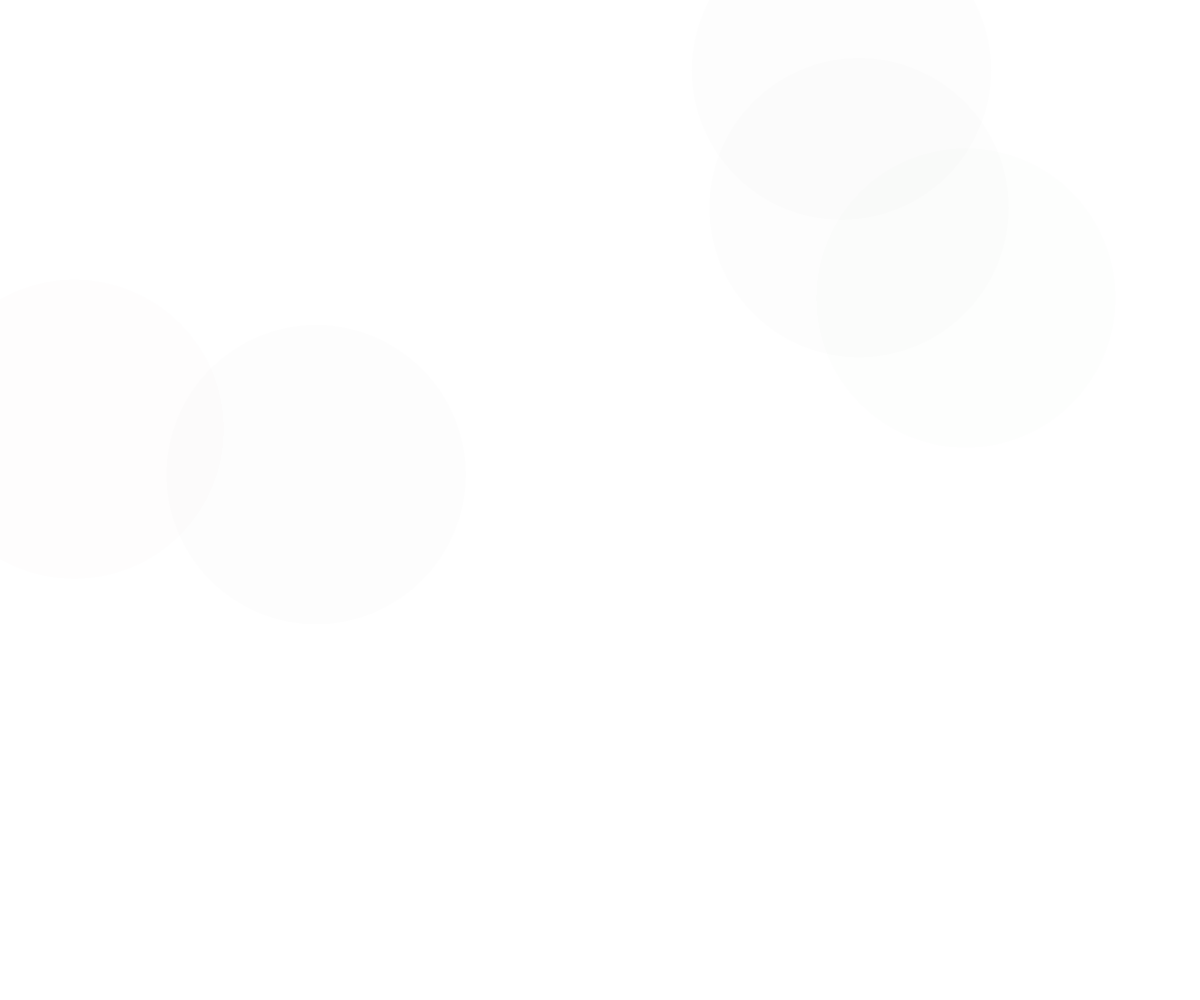
Frame 1 (no input)
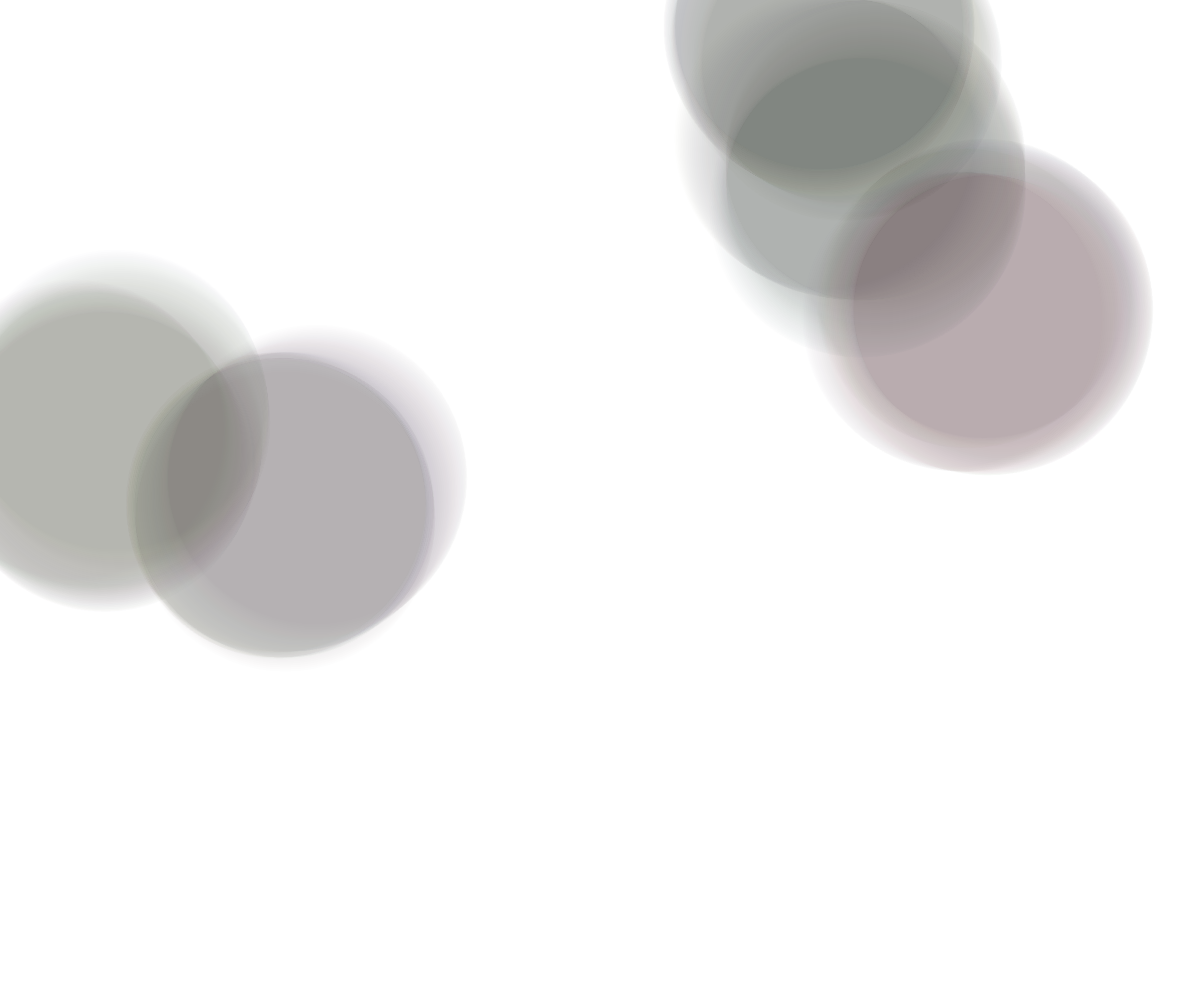
Frame 60 (no input)
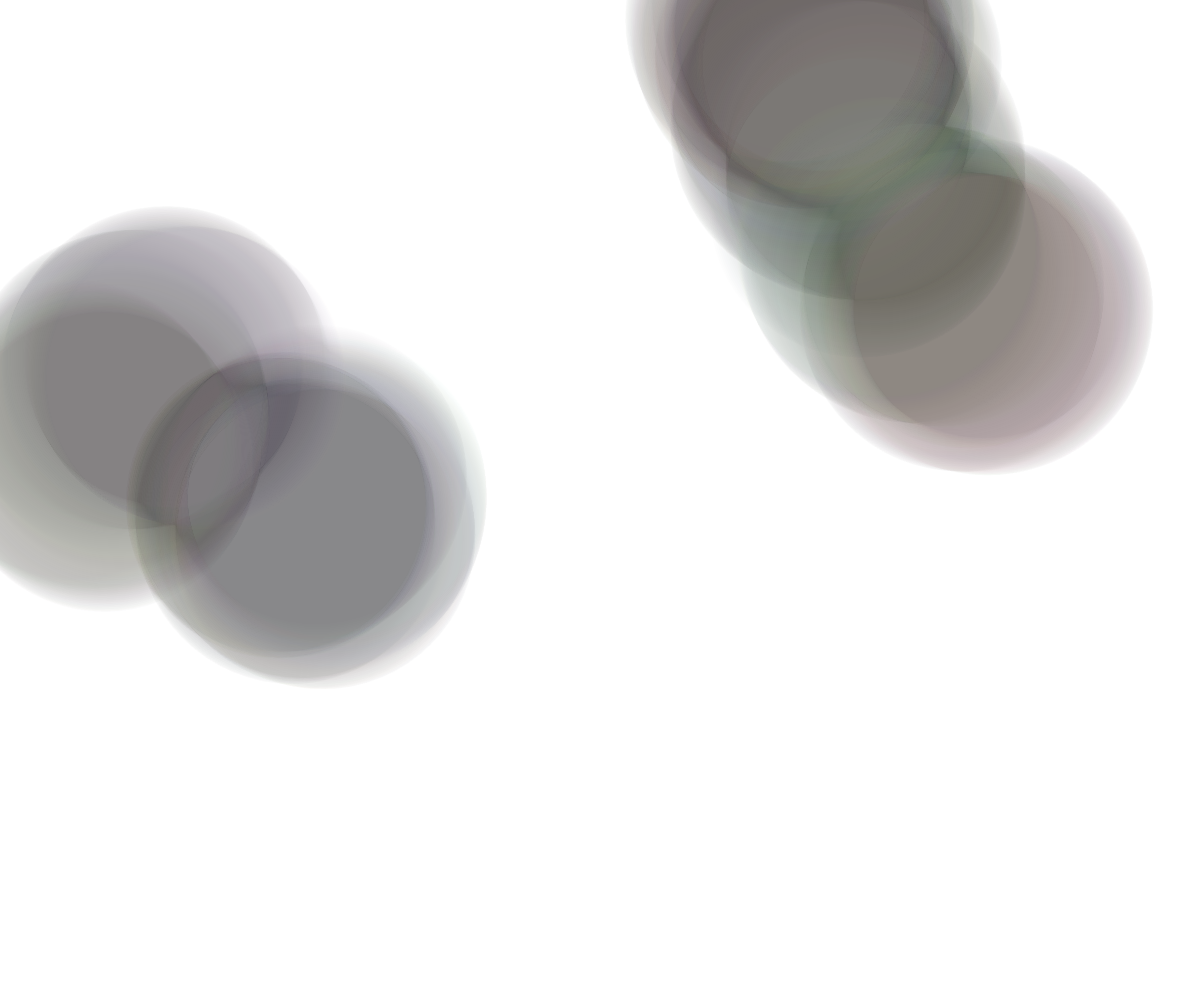
Frame 120 (the mouse pressed at the canvas centre since frame 60)

The p5.js sketch that drew these frames (run headless with seeded random() and noise() and a simulated clock; from frame 60 on, the mouse is pressed at the canvas centre):

// p5.js sketch
// ── sketch.js
let inc = 0.1;
let scale = 10;
let comlumns, rows;

let zoff = 0;
let particules = [];
let flowfield = [];
let tmp = 0;

let fr;

function setup() {
  createCanvas(window.innerWidth, window.innerHeight);
  comlumns = floor(width / scale);
  rows = floor(height / scale);
  fr = createP("");

  flowfield = new Array(comlumns * rows);
  for (let i = 0; i < 5; i++) {
    particules[i] = new Particule();
  }
}

function draw() {
  // background(255);
  let yoff = 0;
  for (let x = 0; x < comlumns; x++) {
    let xoff = 0;
    for (let y = 0; y < rows; y++) {
      // let brightness = random(255);
      var index = x + y * comlumns;
      let angle = noise(xoff, yoff, zoff) * TWO_PI * 5;
      let vector = p5.Vector.fromAngle(angle);
      vector.setMag(0.5);
      flowfield[index] = vector;
      xoff += inc;
      stroke(0, 50);
      // push();
      // translate(x * scale, y * scale);
      // rotate(vector.heading());
      // strokeWeight(1);
      // line(0, 0, scale, 0);
      // pop();
      // fill(brightness);
      // rect(x * scale, y * scale, scale, scale);
    }
    yoff += inc;
    zoff += 0.0001;
  }
  tmp += 1;
  particules.forEach(particule => {
    particule.follow(flowfield);
    particule.update();
    particule.edges();
    particule.show(tmp);
  });

  // noLoop();
  fr.html(floor(frameRate()));
}

// ── Particule.js
function Particule() {
  this.position = createVector(random(width), random(height));
  this.velocity = createVector(random(width), random(height));
  this.acceleration = createVector(0, 0);
  this.maxSpeed = 2;

  this.prevPosition = this.position.copy();

  this.update = function() {
    this.velocity.add(this.acceleration);
    this.velocity.limit(this.maxSpeed);
    this.position.add(this.velocity);
    this.acceleration.mult(0);
  };

  this.applyForce = function(force) {
    this.acceleration.add(force);
  };

  this.show = function(tmp) {
    stroke(
      noise(tmp) * random(255),
      noise(tmp) * random(250),
      noise(tmp) * random(255),
      2
    );
    strokeWeight(300);
    point(this.position.x, this.position.y);

    // point(this.position.x, this.position.y);
    this.updatePrev();
  };

  this.updatePrev = function() {
    this.prevPosition.x = this.position.x;
    this.prevPosition.y = this.position.y;
  };

  this.edges = function() {
    if (this.position.x > width) {
      this.position.x = 0;
      this.updatePrev();
    }
    if (this.position.x < 0) {
      this.position.x = width;
      this.updatePrev();
    }
    if (this.position.y > height) {
      this.position.y = 0;
      this.updatePrev();
    }
    if (this.position.y < 0) {
      this.position.y = height;
      this.updatePrev();
    }
  };

  this.follow = function(vectors) {
    let x = floor(this.position.x / scale);
    let y = floor(this.position.y / scale);
    let index = x + y * comlumns;
    let force = vectors[index];
    this.applyForce(force);
  };
}
